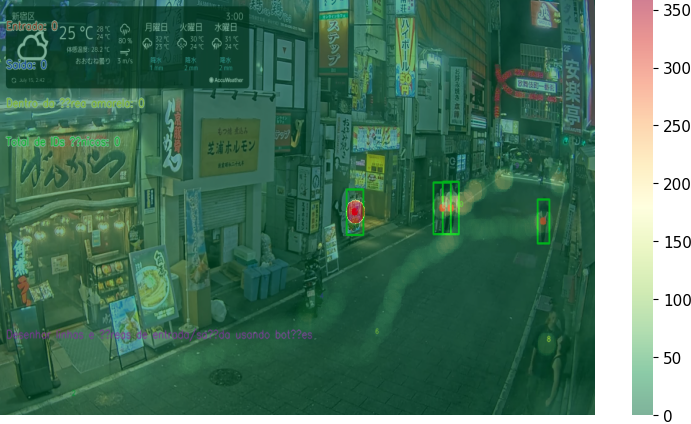

The script that saved this image:
import numpy as np
import seaborn as sns
import matplotlib.pyplot as plt
import cv2

def save_heatmap(heatmap_data, last_frame, frame_width, frame_height):
    if len(heatmap_data) == 0:
        print("Nenhum dado para gerar o mapa de calor")
        return

    heatmap_array = np.zeros((frame_height, frame_width))

    radius = 15

    for coord in heatmap_data:
        x, y = coord[0], coord[1]
        for i in range(-radius, radius + 1):
            for j in range(-radius, radius + 1):
                if 0 <= y + i < frame_height and 0 <= x + j < frame_width and i ** 2 + j ** 2 <= radius ** 2:
                    heatmap_array[y + i, x + j] += 1

    plt.figure(figsize=(frame_width / 100, frame_height / 100))
    sns.heatmap(heatmap_array, cmap='RdYlGn_r', cbar=True, alpha=0.5, zorder=2)
    plt.imshow(cv2.cvtColor(last_frame, cv2.COLOR_BGR2RGB), aspect='auto', zorder=1)
    plt.axis('off')
    plt.savefig('heatmap.png', bbox_inches='tight', pad_inches=0)
    plt.close()
